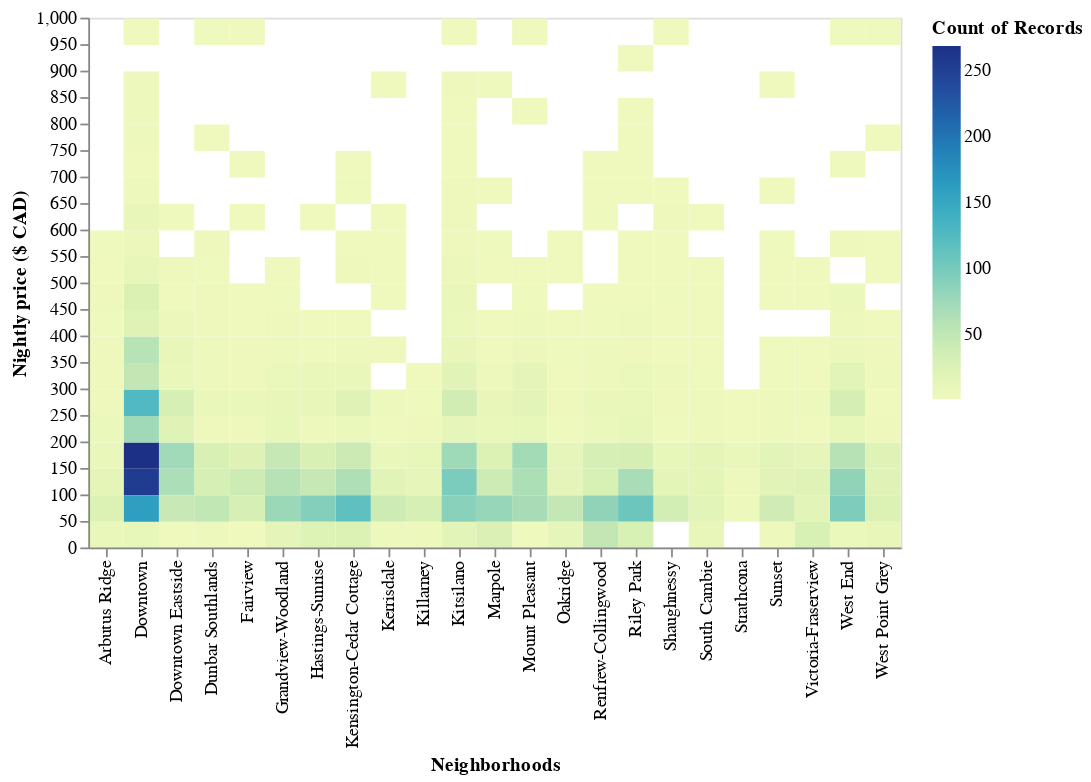

Write notebook code for a chart like this one.
### Markdown cell above
To understand the relationship between nightly price and neighborhoods, we analyze the distribution of the number of properties by neighborhood and price point.

### Code cell
alt.Chart(price_data_labels).mark_rect().encode(
    alt.X('neighbourhood_cleansed:N', title="Neighborhoods"),
    alt.Y('price:Q', bin=alt.Bin(extent=[0, 1000], step=50), title="Nightly price ($ CAD)"),
    alt.Color('count()')
)

### Figure 1 — Vega-Lite specification as saved in the notebook (floating-point values rounded to 4 significant figures; data arrays with more than 128 entries replaced by an {"elided": "..."} marker saying what was removed)
{"config": {"view": {"continuousWidth": 400, "continuousHeight": 300}}, "data": {"name": "data-4319bfc56dc2e6006c5150adc0c73b8d"}, "mark": "rect", "encoding": {"color": {"type": "quantitative", "aggregate": "count"}, "x": {"type": "nominal", "field": "neighbourhood_cleansed", "title": "Neighborhoods"}, "y": {"type": "quantitative", "bin": {"extent": [0, 1000], "step": 50}, "field": "price", "title": "Nightly price ($ CAD)"}}, "$schema": "https://vega.github.io/schema/vega-lite/v4.0.2.json", "datasets": {"data-4319bfc56dc2e6006c5150adc0c73b8d": {"elided": "4944 records"}}}
